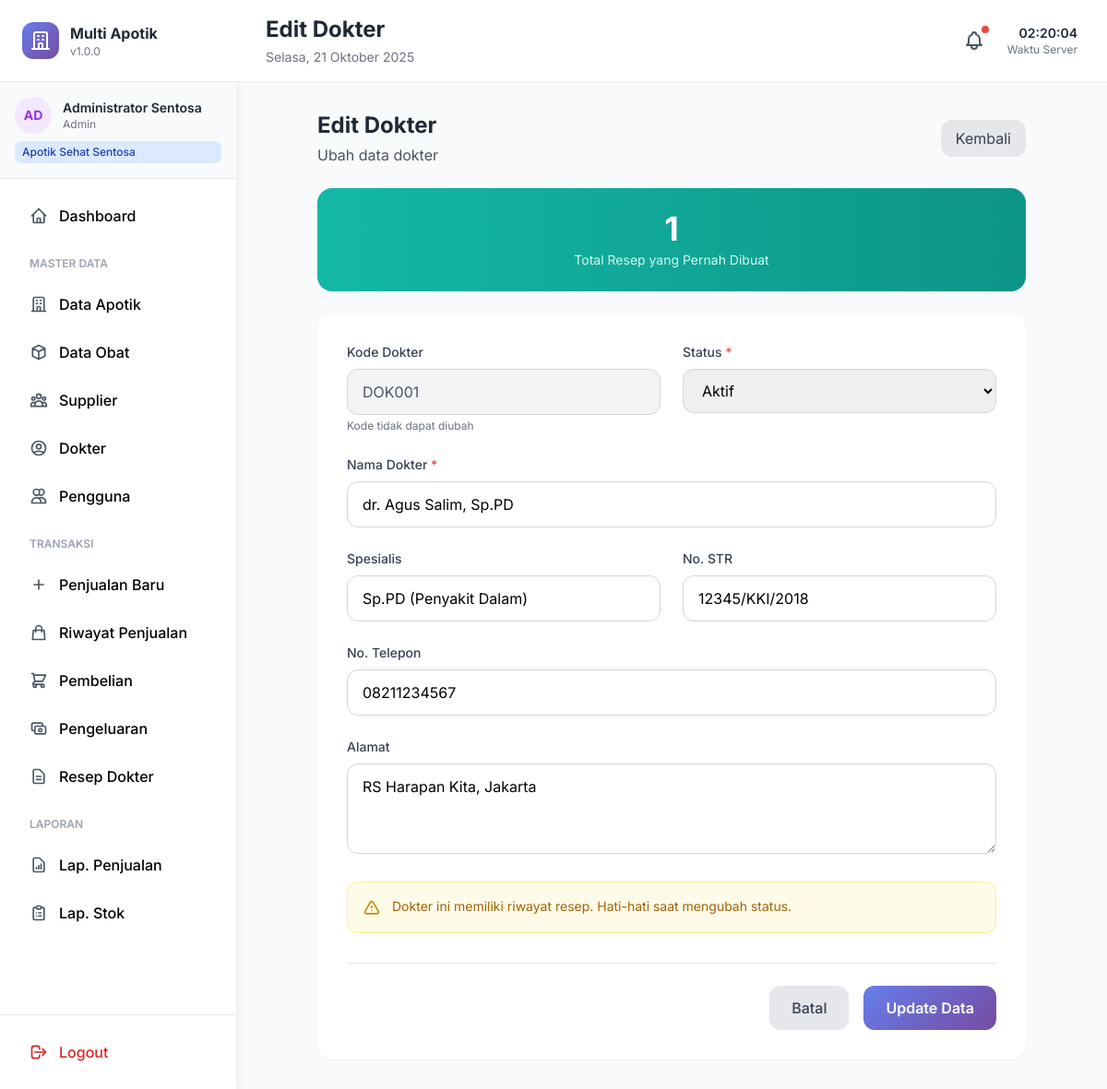
The page /dokter/edit.php?id=1 (signed in) on the database its author committed.
### tables this page shows
CREATE TABLE dokter (
    id_dokter INT PRIMARY KEY AUTO_INCREMENT,
    kode_dokter VARCHAR(20) UNIQUE NOT NULL,
    nama_dokter VARCHAR(100) NOT NULL,
    spesialis VARCHAR(100),
    no_str VARCHAR(50),
    no_telp VARCHAR(20),
    alamat TEXT,
    status ENUM('aktif', 'nonaktif') DEFAULT 'aktif',
    created_at TIMESTAMP DEFAULT CURRENT_TIMESTAMP,
    updated_at TIMESTAMP DEFAULT CURRENT_TIMESTAMP ON UPDATE CURRENT_TIMESTAMP
);

### config.php (called while the page is built, shortened)
<?php
class Database {
    private static $instance = null;
    private $conn;
    private function __construct() {
        try {
            $this->conn = new mysqli(DB_HOST, DB_USER, DB_PASS, DB_NAME);
            $this->conn->set_charset("utf8mb4");
        } catch (Exception $e) {
            die("Database Error: " . $e->getMessage());
        }
    }
    public static function getInstance() {
        if (self::$instance === null) {
            self::$instance = new self();
        }
        return self::$instance;
    }
    public function prepare($sql) {
        return $this->conn->prepare($sql);
    }
}
function db() {
    return Database::getInstance();
}
?>

### dokter/edit.php (the view, shortened to what this page needs)
<?php
require_once '../config.php';
$db = db();
$id_dokter = isset($_GET['id']) ? (int)$_GET['id'] : 0;
$stmt = $db->prepare("SELECT * FROM dokter WHERE id_dokter = ?");
$stmt->bind_param("i", $id_dokter);
$stmt->execute();
$dokter = $stmt->get_result()->fetch_assoc();
$statsQuery = "SELECT COUNT(*) as total_resep FROM resep WHERE id_dokter = ?";
$stmtStats = $db->prepare($statsQuery);
$stmtStats->bind_param("i", $id_dokter);
$stmtStats->execute();
$stats = $stmtStats->get_result()->fetch_assoc();
include '../includes/header.php';
?>
<div class="max-w-3xl mx-auto space-y-6">
    <div class="flex items-center justify-between">
        <div>
            <h2 class="text-2xl font-bold text-gray-800">Edit Dokter</h2>
            <p class="text-gray-600 mt-1">Ubah data dokter</p>
        </div>
        <a href="index.php" class="px-4 py-2 bg-gray-200 text-gray-700 rounded-xl hover:bg-gray-300 transition-all">
            Kembali
        </a>
    </div>
    <div class="bg-gradient-to-r from-teal-500 to-teal-600 rounded-2xl p-6 text-white">
        <div class="text-center">
            <p class="text-4xl font-bold"><?= number_format($stats['total_resep']) ?></p>
            <p class="text-teal-100 text-sm mt-1">Total Resep yang Pernah Dibuat</p>
        </div>
    </div>
    <form method="POST" class="bg-white rounded-2xl shadow-sm p-8">
        <div class="grid grid-cols-1 md:grid-cols-2 gap-6">
            <div>
                <label class="block text-sm font-medium text-gray-700 mb-2">Kode Dokter</label>
                <input type="text" value="<?= htmlspecialchars($dokter['kode_dokter']) ?>" readonly
                       class="w-full px-4 py-3 bg-gray-100 border border-gray-300 rounded-xl text-gray-600 cursor-not-allowed">
                <p class="text-xs text-gray-500 mt-1">Kode tidak dapat diubah</p>
            </div>
            <div>
                <label class="block text-sm font-medium text-gray-700 mb-2">
                    Status <span class="text-red-500">*</span>
                </label>
                <select name="status" required class="w-full px-4 py-3 border border-gray-300 rounded-xl focus:ring-2 focus:ring-purple-500">
                    <option value="aktif" <?= $dokter['status'] === 'aktif' ? 'selected' : '' ?>>Aktif</option>
                </select>
            </div>
            <div class="md:col-span-2">
                <label class="block text-sm font-medium text-gray-700 mb-2">
                    Nama Dokter <span class="text-red-500">*</span>
                </label>
                <input type="text" name="nama_dokter" value="<?= htmlspecialchars($dokter['nama_dokter']) ?>" required
                       class="w-full px-4 py-3 border border-gray-300 rounded-xl focus:ring-2 focus:ring-purple-500">
            </div>
            <div>
                <label class="block text-sm font-medium text-gray-700 mb-2">Spesialis</label>
                <input type="text" name="spesialis" value="<?= htmlspecialchars($dokter['spesialis']) ?>"
                       class="w-full px-4 py-3 border border-gray-300 rounded-xl focus:ring-2 focus:ring-purple-500">
            </div>
            <div>
                <label class="block text-sm font-medium text-gray-700 mb-2">No. STR</label>
                <input type="text" name="no_str" value="<?= htmlspecialchars($dokter['no_str']) ?>"
                       class="w-full px-4 py-3 border border-gray-300 rounded-xl focus:ring-2 focus:ring-purple-500">
            </div>
            <div class="md:col-span-2">
                <label class="block text-sm font-medium text-gray-700 mb-2">No. Telepon</label>
                <input type="text" name="no_telp" value="<?= htmlspecialchars($dokter['no_telp']) ?>"
                       class="w-full px-4 py-3 border border-gray-300 rounded-xl focus:ring-2 focus:ring-purple-500">
            </div>
            <div class="md:col-span-2">
                <label class="block text-sm font-medium text-gray-700 mb-2">Alamat</label>
                <textarea name="alamat" rows="3"
                          class="w-full px-4 py-3 border border-gray-300 rounded-xl focus:ring-2 focus:ring-purple-500"><?= htmlspecialchars($dokter['alamat']) ?></textarea>
            </div>
        </div>
        <?php if ($stats['total_resep'] > 0): ?>
        <div class="mt-6 p-4 bg-yellow-50 border border-yellow-200 rounded-xl">
            <div class="flex items-start space-x-3">
                <svg class="w-5 h-5 text-yellow-600 mt-0.5" fill="none" stroke="currentColor" viewBox="0 0 24 24">
                    <path stroke-linecap="round" stroke-linejoin="round" stroke-width="2" d="M12 9v2m0 4h.01m-6.938 4h13.856c1.54 0 2.502-1.667 1.732-3L13.732 4c-.77-1.333-2.694-1.333-3.464 0L3.34 16c-.77 1.333.192 3 1.732 3z"></path>
                </svg>
                <p class="text-sm text-yellow-700">Dokter ini memiliki riwayat resep. Hati-hati saat mengubah status.</p>
            </div>
        </div>
        <?php endif; ?>
        <div class="flex items-center justify-end space-x-4 mt-8 pt-6 border-t border-gray-200">
            <a href="index.php" class="px-6 py-3 bg-gray-200 text-gray-700 rounded-xl font-medium hover:bg-gray-300 transition-all">
                Batal
            </a>
            <button type="submit" class="px-6 py-3 gradient-bg text-white rounded-xl font-semibold hover:shadow-lg transition-all">
                Update Data
            </button>
        </div>
    </form>
</div>
<?php include '../includes/footer.php'; ?>

### includes/header.php (style rules this page uses)
* { font-family: 'Inter', sans-serif; }
.gradient-bg { background: linear-gradient(135deg, #667eea 0%, #764ba2 100%); }

### rows shown on the page
dokter: kode_dokter "DOK001", status "Aktif", nama_dokter "dr. Agus Salim, Sp.PD", spesialis "Sp.PD (Penyakit Dalam)", no_str "12345/KKI/2018", no_telp "08211234567", alamat "RS Harapan Kita, Jakarta"

### other values the page prints
APP_NAME "Multi Apotik"
APP_VERSION "1.0.0"
substr($user['nama'], 0, 2) "AD"
$user['nama'] "Administrator Sentosa"
$user['role'] "Admin"
$user['nama_apotik'] "Apotik Sehat Sentosa"
$pageTitle "Edit Dokter"
$stats['total_resep'] "1"
